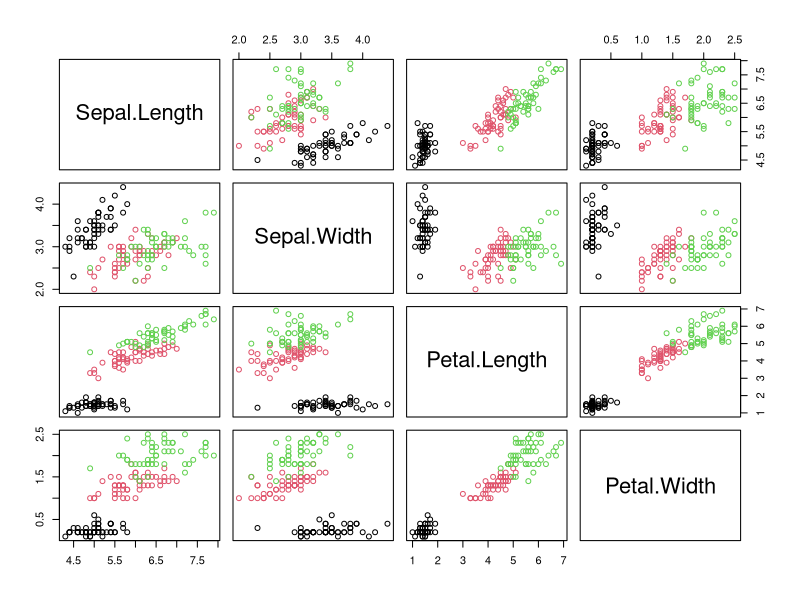
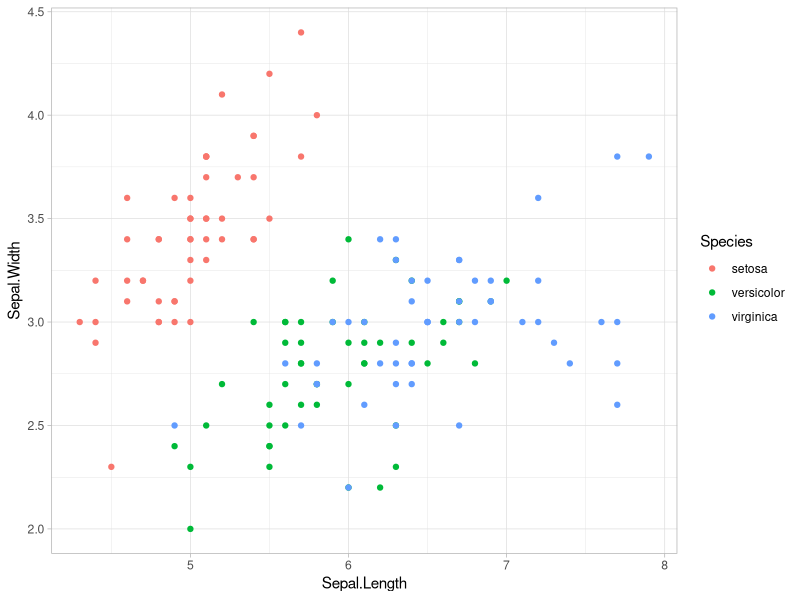
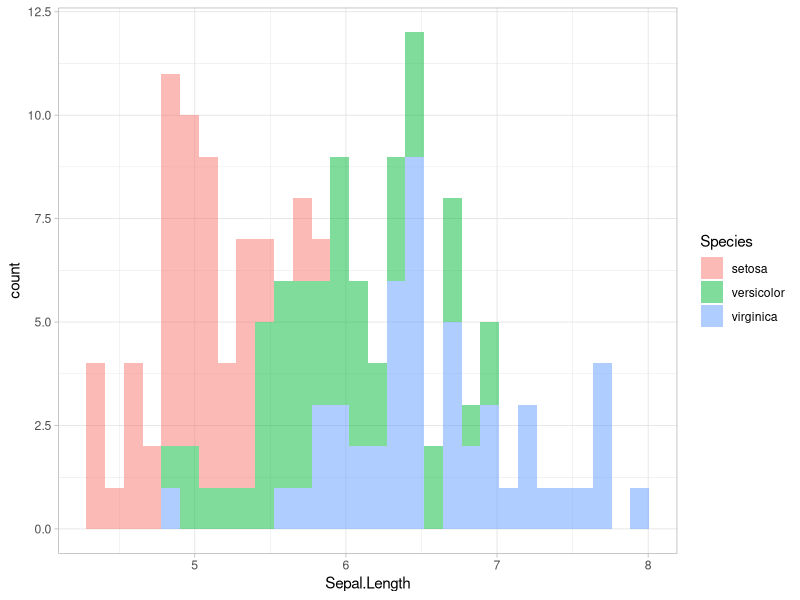
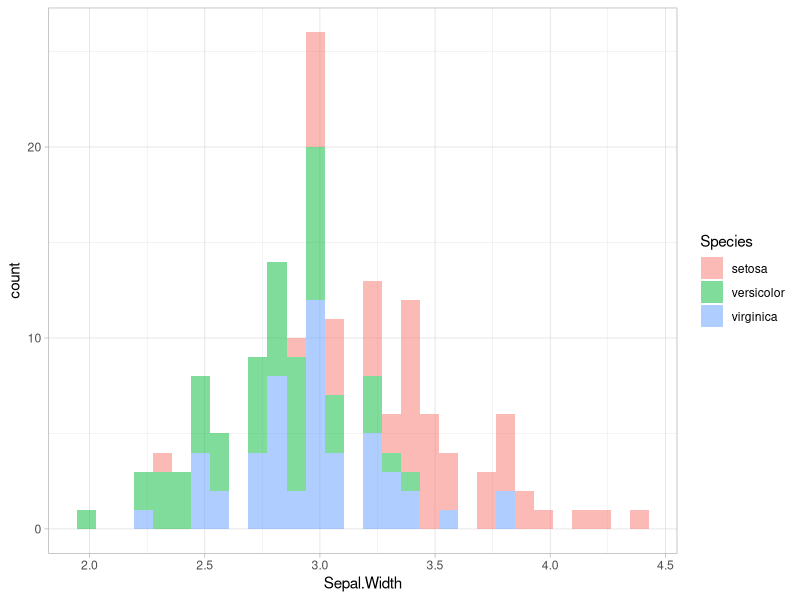
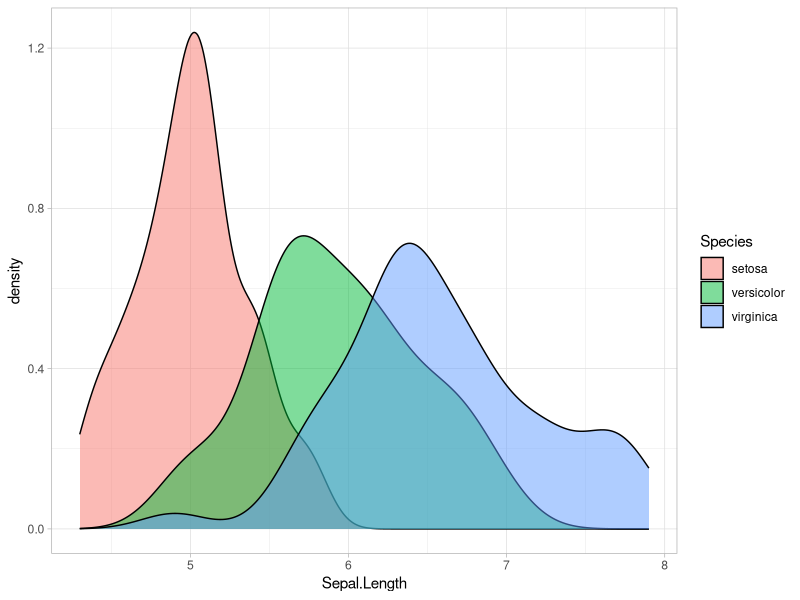
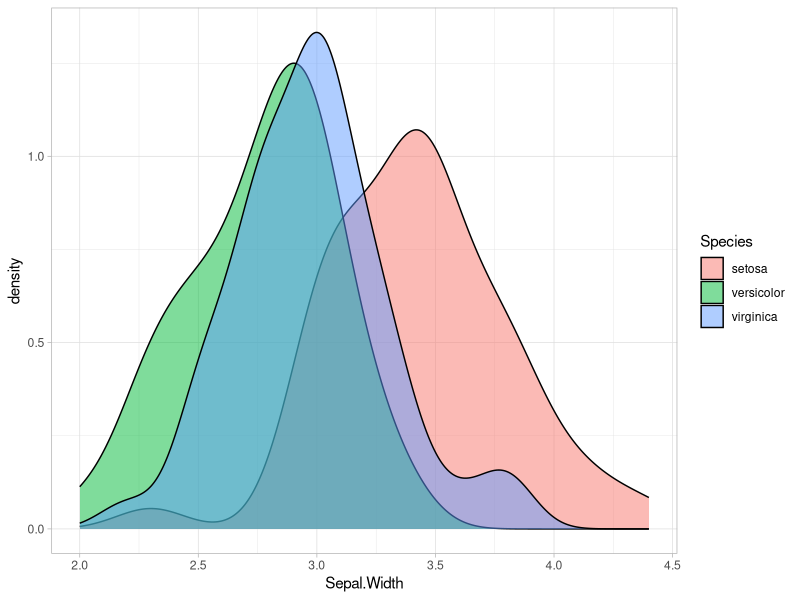
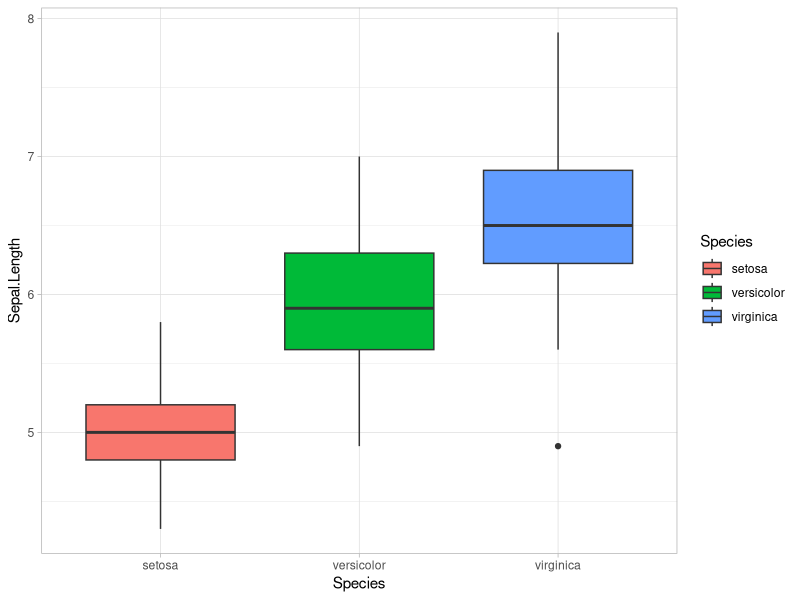
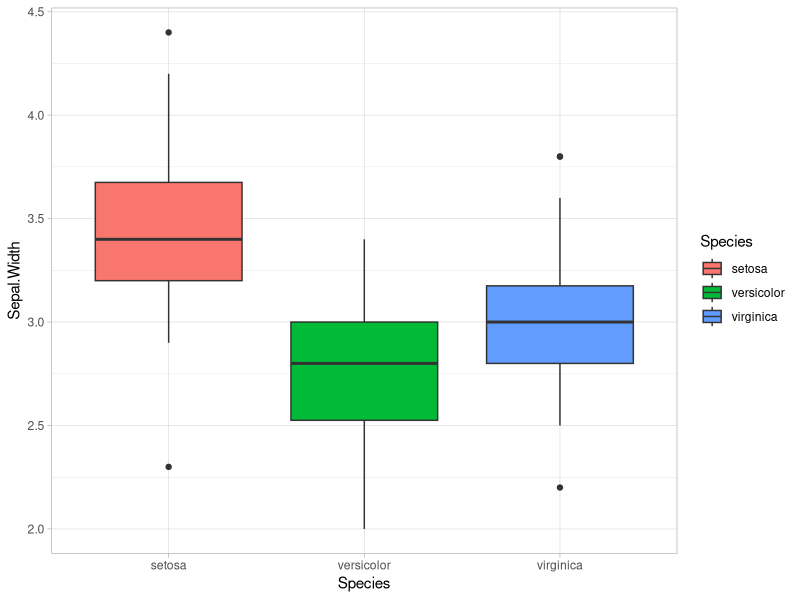

Here is the R script that generated these plots, in order:
## ---- chunk 1
knitr::opts_chunk$set(echo = TRUE)
## ---- chunk 2
# install if needed
if(!require("tidyverse")){install.packages("tidyverse")}
if(!require("rmarkdown")){install.packages("rmarkdown")}
if(!require(knitr)){install.packages(knitr)}

# load packages with no message or warning from chunk option
# alternative to suppressPackageStartupMessages(library("tidyverse"))
library("tidyverse")
library(rmarkdown)
library(knitr)
## ---- chunk 3
iris %>% head() %>%  knitr::kable()
## ---- chunk 4
iris %>% dplyr::glimpse()
## ---- chunk 5
# ?plot()
plot(iris[,-5], col = iris$Species)
## ---- chunk 6
# ggplot
iris %>% 
  ggplot(aes(x = Sepal.Length, y = Sepal.Width, colour = Species)) +
  geom_point() +
  theme_light()
## ---- chunk 7
iris %>% 
  ggplot(aes(x = Sepal.Length, fill = Species)) +
  geom_histogram(alpha = .5) +
  theme_light()

iris %>% 
  ggplot(aes(x = Sepal.Width, fill = Species)) +
  geom_histogram(alpha = .5) +
  theme_light()
## ---- chunk 8
iris %>% 
  ggplot(aes(x = Sepal.Length, fill = Species)) +
  geom_density(alpha = .5) +
  theme_light()

iris %>% 
  ggplot(aes(x = Sepal.Width, fill = Species)) +
  geom_density(alpha = .5) +
  theme_light()
## ---- chunk 9
iris %>% 
  ggplot(aes(x =Species, y = Sepal.Length, fill = Species)) +
  geom_boxplot() +
  theme_light()

iris %>% 
  ggplot(aes(x= Species, y = Sepal.Width, fill = Species)) +
  geom_boxplot() +
  theme_light()
## ---- chunk 10
train_index <- sample(x = 1:50, size = 35) + c(0, 49, 99) # I create a vector of train index for all species at index 1:50 ; 51:100 ; 101:150
train <- iris[train_index , ] # to select a set of rows
## ---- chunk 11
# stats::lm
## ---- chunk 12
# rpart::rpart()
## ---- chunk 13
# nnet::nnet
## ---- chunk 14
